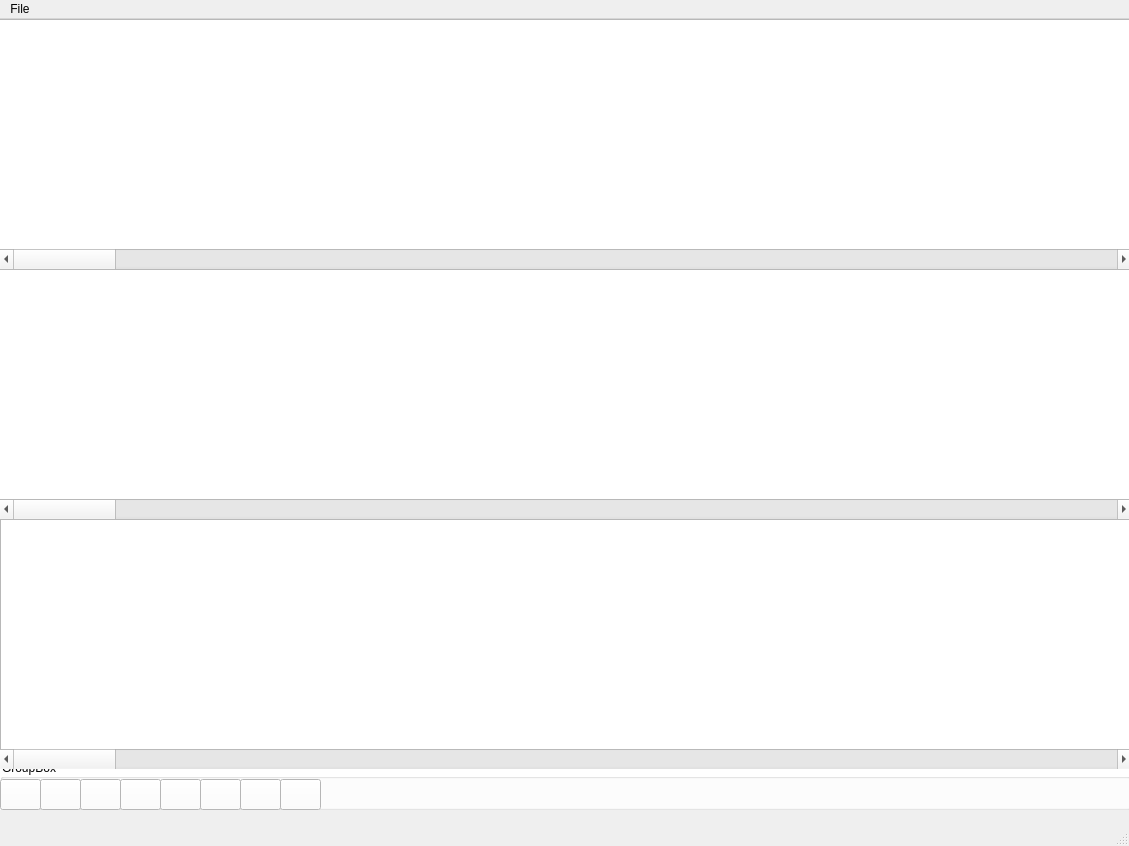
<?xml version="1.0" encoding="UTF-8"?>
<ui version="4.0">
 <class>MainWindow</class>
 <widget class="QMainWindow" name="MainWindow">
  <property name="geometry">
   <rect>
    <x>0</x>
    <y>0</y>
    <width>1129</width>
    <height>846</height>
   </rect>
  </property>
  <property name="windowTitle">
   <string>MainWindow</string>
  </property>
  <widget class="QWidget" name="centralwidget">
   <widget class="QGroupBox" name="groupBox">
    <property name="geometry">
     <rect>
      <x>0</x>
      <y>740</y>
      <width>1131</width>
      <height>51</height>
     </rect>
    </property>
    <property name="styleSheet">
     <string notr="true"> QGroupBox {
    background-color: white;
}</string>
    </property>
    <property name="title">
     <string>GroupBox</string>
    </property>
    <widget class="QPushButton" name="stop_button">
     <property name="geometry">
      <rect>
       <x>0</x>
       <y>20</y>
       <width>41</width>
       <height>31</height>
      </rect>
     </property>
     <property name="styleSheet">
      <string notr="true">QPushButton { background-color: white; }</string>
     </property>
     <property name="text">
      <string/>
     </property>
     <property name="icon">
      <iconset resource="Resources/img.qrc">
       <normaloff>:/img/stop.png</normaloff>:/img/stop.png</iconset>
     </property>
     <property name="iconSize">
      <size>
       <width>50</width>
       <height>50</height>
      </size>
     </property>
     <property name="shortcut">
      <string>Alt+S</string>
     </property>
    </widget>
    <widget class="QPushButton" name="play_button">
     <property name="geometry">
      <rect>
       <x>40</x>
       <y>20</y>
       <width>41</width>
       <height>31</height>
      </rect>
     </property>
     <property name="styleSheet">
      <string notr="true">QPushButton { background-color: white; }</string>
     </property>
     <property name="text">
      <string/>
     </property>
     <property name="icon">
      <iconset resource="Resources/img.qrc">
       <normaloff>:/img/play.jpg</normaloff>:/img/play.jpg</iconset>
     </property>
     <property name="iconSize">
      <size>
       <width>25</width>
       <height>25</height>
      </size>
     </property>
     <property name="shortcut">
      <string>Alt+P</string>
     </property>
    </widget>
    <widget class="QPushButton" name="up_button">
     <property name="geometry">
      <rect>
       <x>80</x>
       <y>20</y>
       <width>41</width>
       <height>31</height>
      </rect>
     </property>
     <property name="styleSheet">
      <string notr="true">QPushButton { background-color: white; }</string>
     </property>
     <property name="text">
      <string/>
     </property>
     <property name="icon">
      <iconset resource="Resources/img.qrc">
       <normaloff>:/img/uparrw-Copy.png</normaloff>:/img/uparrw-Copy.png</iconset>
     </property>
     <property name="iconSize">
      <size>
       <width>25</width>
       <height>25</height>
      </size>
     </property>
     <property name="shortcut">
      <string>Ctrl+U</string>
     </property>
    </widget>
    <widget class="QPushButton" name="down_button">
     <property name="geometry">
      <rect>
       <x>120</x>
       <y>20</y>
       <width>41</width>
       <height>31</height>
      </rect>
     </property>
     <property name="styleSheet">
      <string notr="true">QPushButton { background-color: white; }</string>
     </property>
     <property name="text">
      <string/>
     </property>
     <property name="icon">
      <iconset resource="Resources/img.qrc">
       <normaloff>:/img/dwnarrw.png</normaloff>:/img/dwnarrw.png</iconset>
     </property>
     <property name="iconSize">
      <size>
       <width>25</width>
       <height>25</height>
      </size>
     </property>
     <property name="shortcut">
      <string>Ctrl+D</string>
     </property>
    </widget>
    <widget class="QPushButton" name="left_button">
     <property name="geometry">
      <rect>
       <x>160</x>
       <y>20</y>
       <width>41</width>
       <height>31</height>
      </rect>
     </property>
     <property name="styleSheet">
      <string notr="true">QPushButton { background-color: white; }</string>
     </property>
     <property name="text">
      <string/>
     </property>
     <property name="icon">
      <iconset resource="Resources/img.qrc">
       <normaloff>:/img/larrw.png</normaloff>:/img/larrw.png</iconset>
     </property>
     <property name="iconSize">
      <size>
       <width>25</width>
       <height>25</height>
      </size>
     </property>
     <property name="shortcut">
      <string>Ctrl+L</string>
     </property>
    </widget>
    <widget class="QPushButton" name="right_button">
     <property name="geometry">
      <rect>
       <x>200</x>
       <y>20</y>
       <width>41</width>
       <height>31</height>
      </rect>
     </property>
     <property name="styleSheet">
      <string notr="true">QPushButton { background-color: white; }</string>
     </property>
     <property name="text">
      <string/>
     </property>
     <property name="icon">
      <iconset resource="Resources/img.qrc">
       <normaloff>:/img/Rarrw.png</normaloff>:/img/Rarrw.png</iconset>
     </property>
     <property name="iconSize">
      <size>
       <width>25</width>
       <height>25</height>
      </size>
     </property>
     <property name="shortcut">
      <string>Ctrl+R</string>
     </property>
    </widget>
    <widget class="QPushButton" name="zoom_out">
     <property name="geometry">
      <rect>
       <x>240</x>
       <y>20</y>
       <width>41</width>
       <height>31</height>
      </rect>
     </property>
     <property name="styleSheet">
      <string notr="true">QPushButton { background-color: white; }</string>
     </property>
     <property name="text">
      <string/>
     </property>
     <property name="icon">
      <iconset resource="Resources/img.qrc">
       <normaloff>:/img/zoomout.JPG</normaloff>:/img/zoomout.JPG</iconset>
     </property>
     <property name="iconSize">
      <size>
       <width>50</width>
       <height>50</height>
      </size>
     </property>
     <property name="shortcut">
      <string>Ctrl+O</string>
     </property>
    </widget>
    <widget class="QPushButton" name="zoom_in">
     <property name="geometry">
      <rect>
       <x>280</x>
       <y>20</y>
       <width>41</width>
       <height>31</height>
      </rect>
     </property>
     <property name="styleSheet">
      <string notr="true">QPushButton { background-color: white; }</string>
     </property>
     <property name="text">
      <string/>
     </property>
     <property name="icon">
      <iconset resource="Resources/img.qrc">
       <normaloff>:/img/zoomin.JPG</normaloff>:/img/zoomin.JPG</iconset>
     </property>
     <property name="iconSize">
      <size>
       <width>50</width>
       <height>50</height>
      </size>
     </property>
     <property name="shortcut">
      <string>Ctrl+I</string>
     </property>
    </widget>
   </widget>
   <widget class="PlotWidget" name="graphicsView_1">
    <property name="geometry">
     <rect>
      <x>-5</x>
      <y>0</y>
      <width>1141</width>
      <height>231</height>
     </rect>
    </property>
   </widget>
   <widget class="QScrollBar" name="horizontalScrollBar">
    <property name="geometry">
     <rect>
      <x>0</x>
      <y>230</y>
      <width>1131</width>
      <height>20</height>
     </rect>
    </property>
    <property name="orientation">
     <enum>Qt::Horizontal</enum>
    </property>
   </widget>
   <widget class="QScrollBar" name="horizontalScrollBar_2">
    <property name="geometry">
     <rect>
      <x>0</x>
      <y>480</y>
      <width>1131</width>
      <height>20</height>
     </rect>
    </property>
    <property name="orientation">
     <enum>Qt::Horizontal</enum>
    </property>
   </widget>
   <widget class="PlotWidget" name="graphicsView_2">
    <property name="geometry">
     <rect>
      <x>-10</x>
      <y>250</y>
      <width>1141</width>
      <height>231</height>
     </rect>
    </property>
   </widget>
   <widget class="PlotWidget" name="graphicsView_3">
    <property name="geometry">
     <rect>
      <x>0</x>
      <y>500</y>
      <width>1141</width>
      <height>231</height>
     </rect>
    </property>
   </widget>
   <widget class="QScrollBar" name="horizontalScrollBar_3">
    <property name="geometry">
     <rect>
      <x>0</x>
      <y>730</y>
      <width>1131</width>
      <height>20</height>
     </rect>
    </property>
    <property name="orientation">
     <enum>Qt::Horizontal</enum>
    </property>
   </widget>
  </widget>
  <widget class="QMenuBar" name="menubar">
   <property name="geometry">
    <rect>
     <x>0</x>
     <y>0</y>
     <width>1129</width>
     <height>26</height>
    </rect>
   </property>
   <widget class="QMenu" name="menuFile">
    <property name="title">
     <string>File</string>
    </property>
    <addaction name="actionOpen"/>
    <addaction name="actionPrint_to_PDF"/>
    <addaction name="actionExit"/>
   </widget>
   <addaction name="menuFile"/>
  </widget>
  <widget class="QStatusBar" name="statusbar"/>
  <action name="actionOpen">
   <property name="text">
    <string>Open</string>
   </property>
   <property name="shortcut">
    <string>Ctrl+N</string>
   </property>
  </action>
  <action name="actionPrint_to_PDF">
   <property name="text">
    <string>Print to PDF</string>
   </property>
   <property name="shortcut">
    <string>Ctrl+P</string>
   </property>
  </action>
  <action name="actionExit">
   <property name="text">
    <string>Close all</string>
   </property>
   <property name="shortcut">
    <string>Ctrl+F4</string>
   </property>
  </action>
 </widget>
 <customwidgets>
  <customwidget>
   <class>PlotWidget</class>
   <extends>QGraphicsView</extends>
   <header>pyqtgraph</header>
  </customwidget>
 </customwidgets>
 <resources>
  <include location="Resources/img.qrc"/>
 </resources>
 <connections/>
</ui>
